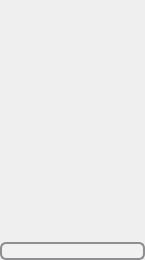
              <widget class="QWidget" name="item_view" native="true">
               <property name="sizePolicy">
                <sizepolicy hsizetype="Maximum" vsizetype="Preferred">
                 <horstretch>0</horstretch>
                 <verstretch>0</verstretch>
                </sizepolicy>
               </property>
               <property name="minimumSize">
                <size>
                 <width>128</width>
                 <height>0</height>
                </size>
               </property>
               <property name="maximumSize">
                <size>
                 <width>145</width>
                 <height>418</height>
                </size>
               </property>
               <property name="styleSheet">
                <string notr="true">QWidget{
border: 0px;
background-color: none;
}</string>
               </property>
               <layout class="QVBoxLayout" name="verticalLayout_2">
                <property name="spacing">
                 <number>0</number>
                </property>
                <property name="leftMargin">
                 <number>0</number>
                </property>
                <property name="topMargin">
                 <number>0</number>
                </property>
                <property name="rightMargin">
                 <number>0</number>
                </property>
                <property name="bottomMargin">
                 <number>0</number>
                </property>
                <item>
                 <widget class="QLabel" name="item_img_box">
                  <property name="sizePolicy">
                   <sizepolicy hsizetype="Maximum" vsizetype="Maximum">
                    <horstretch>0</horstretch>
                    <verstretch>0</verstretch>
                   </sizepolicy>
                  </property>
                  <property name="minimumSize">
                   <size>
                    <width>128</width>
                    <height>228</height>
                   </size>
                  </property>
                  <property name="maximumSize">
                   <size>
                    <width>128</width>
                    <height>228</height>
                   </size>
                  </property>
                  <property name="styleSheet">
                   <string notr="true">QLabel{
background-image: url(:icons/assets/images/item_box.png);
}</string>
                  </property>
                  <property name="text">
                   <string/>
                  </property>
                  <property name="scaledContents">
                   <bool>true</bool>
                  </property>
                  <property name="alignment">
                   <set>Qt::AlignCenter</set>
                  </property>
                 </widget>
                </item>
                <item>
                 <widget class="QLabel" name="crafting_button">
                  <property name="maximumSize">
                   <size>
                    <width>128</width>
                    <height>39</height>
                   </size>
                  </property>
                  <property name="focusPolicy">
                   <enum>Qt::StrongFocus</enum>
                  </property>
                  <property name="styleSheet">
                   <string notr="true">background-image: url(:/icons/assets/images/craftbtn.png);</string>
                  </property>
                  <property name="text">
                   <string/>
                  </property>
                  <property name="pixmap">
                   <pixmap>assets/images/craftbtn.png</pixmap>
                  </property>
                  <property name="scaledContents">
                   <bool>true</bool>
                  </property>
                  <property name="alignment">
                   <set>Qt::AlignHCenter|Qt::AlignTop</set>
                  </property>
                 </widget>
                </item>
                <item>
                 <widget class="QLabel" name="item_dps_box">
                  <property name="sizePolicy">
                   <sizepolicy hsizetype="MinimumExpanding" vsizetype="Minimum">
                    <horstretch>0</horstretch>
                    <verstretch>0</verstretch>
                   </sizepolicy>
                  </property>
                  <property name="styleSheet">
                   <string notr="true">QLabel {
    border: 2px solid #8f8f91;
    border-radius: 6px;
    background-color: hsla(100, 100%, 100%, 0.1);
}</string>
                  </property>
                  <property name="frameShape">
                   <enum>QFrame::Box</enum>
                  </property>
                  <property name="frameShadow">
                   <enum>QFrame::Sunken</enum>
                  </property>
                  <property name="text">
                   <string/>
                  </property>
                  <property name="alignment">
                   <set>Qt::AlignHCenter|Qt::AlignTop</set>
                  </property>
                  <property name="margin">
                   <number>0</number>
                  </property>
                 </widget>
                </item>
               </layout>
              </widget>
